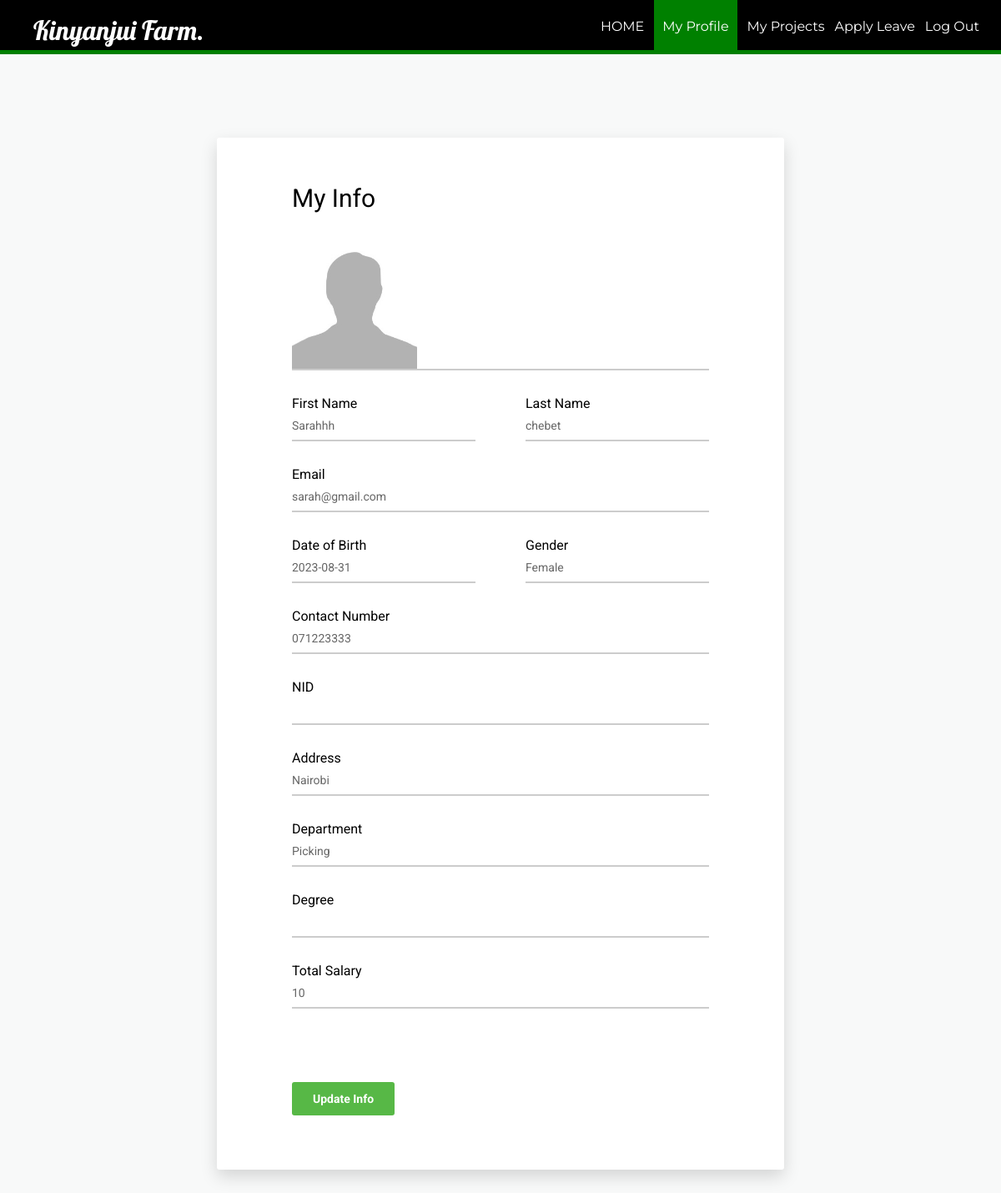
Screenshot of /myprofile.php?id=134 with the database file from the repository.
### tables this page shows
CREATE TABLE `employee` (
  `id` int(11) NOT NULL,
  `firstName` varchar(100) NOT NULL,
  `lastName` varchar(100) NOT NULL,
  `email` varchar(100) NOT NULL,
  `password` text NOT NULL,
  `birthday` date NOT NULL,
  `gender` varchar(10) NOT NULL,
  `contact` varchar(20) NOT NULL,
  `address` varchar(100) DEFAULT NULL,
  `dept` varchar(100) NOT NULL,
  `pic` text NOT NULL
);

CREATE TABLE `salary` (
  `id` int(11) NOT NULL,
  `base` int(11) NOT NULL,
  `bonus` int(11) DEFAULT NULL,
  `total` int(11) DEFAULT NULL
);

### myprofile.php (the view, shortened to what this page needs)
<?php
require_once ('process/dbh.php');
  $id = (isset($_GET['id']) ? $_GET['id'] : '');
  $sql = "SELECT * from `employee` WHERE id=$id";
  $sql2 = "SELECT total from `salary` WHERE id = $id";
  $result = mysqli_query($conn, $sql);
  $result2 = mysqli_query($conn , $sql2);
  $salary = mysqli_fetch_array($result2);
  $empS = ($salary['total']);
  if($result){
  while($res = mysqli_fetch_assoc($result)){
  $firstname = $res['firstName'];
  $lastname = $res['lastName'];
  $email = $res['email'];
  $contact = $res['contact'];
  $address = $res['address'];
  $gender = $res['gender'];
  $birthday = $res['birthday'];
  $nid = $res['nid'];
  $dept = $res['dept'];
  $degree = $res['degree'];
  $pic = $res['pic'];
}
}
?>
<html>
<head>
    <link href="vendor/mdi-font/css/material-design-iconic-font.min.css" rel="stylesheet" media="all">
    <link href="vendor/font-awesome-4.7/css/font-awesome.min.css" rel="stylesheet" media="all">
    <link href="vendor/select2/select2.min.css" rel="stylesheet" media="all">
    <link href="vendor/datepicker/daterangepicker.css" rel="stylesheet" media="all">
    <link href="css/main.css" rel="stylesheet" media="all">
</head>
<body>
  <header>
    <nav>
      <h1>Kinyanjui Farm.</h1>
      <ul id="navli">
        <li><a class="homeblack" href="eloginwel.php?id=<?php echo $id?>"">HOME</a></li>
        <li><a class="homered" href="myprofile.php?id=<?php echo $id?>"">My Profile</a></li>
        <li><a class="homeblack" href="empproject.php?id=<?php echo $id?>"">My Projects</a></li>
        <li><a class="homeblack" href="applyleave.php?id=<?php echo $id?>"">Apply Leave</a></li>
        <li><a class="homeblack" href="elogin.html">Log Out</a></li>
      </ul>
    </nav>
  </header>
  <div class="divider"></div>
  <div class="page-wrapper bg-blue p-t-100 p-b-100 font-robo">
        <div class="wrapper wrapper--w680">
            <div class="card card-1">
                <div class="card-body">
                    <h2 class="title">My Info</h2>
                    <form method="POST" action="myprofileup.php?id=<?php echo $id?>" >
                        <div class="input-group">
                          <img src="process/<?php echo $pic;?>" height = 150px width = 150px>
                        </div>
                        <div class="row row-space">
                            <div class="col-2">
                                <div class="input-group">
                                  <p>First Name</p>
                                     <input class="input--style-1" type="text" name="firstName" value="<?php echo $firstname;?>" readonly >
                                </div>
                            </div>
                            <div class="col-2">
                                <div class="input-group">
                                  <p>Last Name</p>
                                    <input class="input--style-1" type="text" name="lastName" value="<?php echo $lastname;?>" readonly>
                                </div>
                            </div>
                        </div>
                        <div class="input-group">
                          <p>Email</p>
                            <input class="input--style-1" type="email"  name="email" value="<?php echo $email;?>" readonly>
                        </div>
                        <div class="row row-space">
                            <div class="col-2">
                                <div class="input-group">
                                  <p>Date of Birth</p>
                                    <input class="input--style-1" type="text" name="birthday" value="<?php echo $birthday;?>" readonly>
                                </div>
                            </div>
                            <div class="col-2">
                                <div class="input-group">
                                  <p>Gender</p>
                                  <input class="input--style-1" type="text" name="gender" value="<?php echo $gender;?>" readonly>
                                </div>
                            </div>
                        </div>
                        <div class="input-group">
                          <p>Contact Number</p>
                            <input class="input--style-1" type="number" name="contact" value="<?php echo $contact;?>" readonly>
                        </div>
                        <div class="input-group">
                          <p>NID</p>
                            <input class="input--style-1" type="number" name="nid" value="<?php echo $nid;?>" readonly>
                        </div>
                         <div class="input-group">
                          <p>Address</p>
                            <input class="input--style-1" type="text"  name="address" value="<?php echo $address;?>" readonly>
                        </div>
                        <div class="input-group">
                          <p>Department</p>
                            <input class="input--style-1" type="text" name="dept" value="<?php echo $dept;?>" readonly>
                        </div>
                        <div class="input-group">
                          <p>Degree</p>
                            <input class="input--style-1" type="text" name="degree" value="<?php echo $degree;?>" readonly>
                        </div>
                        <div class="input-group">
                          <p>Total Salary</p>
                            <input class="input--style-1" type="text" name="degree" value="<?php echo $empS;?>" readonly>
                        </div>
                        <input type="hidden" name="id" id="textField" value="<?php echo $id;?>" required="required"><br><br>
                        <div class="p-t-20">
                            <button class="btn btn--radius btn--green"  name="send" >Update Info</button>
                        </div>
                    </form>
                </div>
            </div>
        </div>
    </div>
</body>
</html>

### css/main.css (style rules this page uses)
body { margin: 0px; }
header { background: black; color: white; padding: 16px 20px 6px 40px; height: 60px; }
header h1 { display: inline; font-family: "Lobster", cursive; font-weight: 400; font-size: 32px; float: left; margin-top: 0px; margin-right: 10px; }
nav ul { display: inline; padding: 6px; float: right; }
nav ul li { display: inline-block; list-style-type: none; color: white; float: left; margin-left: 12px; }
nav ul li a { color: white; text-decoration: none; }
#navli { font-family: "Montserrat", sans-serif; }
.homered { background-color: green; padding: 30px 10px 22px 10px; }
.divider { background-color: green; height: 5px; }
.font-robo { font-family: "Roboto", "Arial", "Helvetica Neue", sans-serif; }
.row { display: -webkit-box; display: -webkit-flex; display: -moz-box; display: -ms-flexbox; display: flex; -webkit-flex-wrap: wrap; -ms-flex-wrap: wrap; flex-wrap: wrap; }
.row-space { -webkit-box-pack: justify; -webkit-justify-content: space-between; -moz-box-pack: justify; -ms-flex-pack: justify; justify-content: space-between; }
.col-2 { width: -webkit-calc((100% - 60px) / 2); width: -moz-calc((100% - 60px) / 2); width: calc((100% - 60px) / 2); }
html { -webkit-box-sizing: border-box; -moz-box-sizing: border-box; box-sizing: border-box; }
* { padding: 0; margin: 0; }
*, *:before, *:after { -webkit-box-sizing: inherit; -moz-box-sizing: inherit; box-sizing: inherit; }
h2, h3, h4, h5, h6, blockquote, p, pre, dl, dd, ol, ul, figure, hr, fieldset, legend { margin: 0; padding: 0; }
button { outline: none; background: none; border: none; }
.page-wrapper { min-height: 100vh; }
h1, h2, h3, h4, h5, h6 { font-weight: 400; }
h1 { font-size: 36px; }
h2 { font-size: 30px; }
.bg-blue { background: #f8f9f9; }
.p-t-100 { padding-top: 100px; }
.p-t-20 { padding-top: 20px; }
.p-b-100 { padding-bottom: 100px; }
.wrapper { margin: 0 auto; }
.wrapper--w680 { max-width: 680px; }
.btn { line-height: 40px; display: inline-block; padding: 0 25px; cursor: pointer; font-family: "Roboto", "Arial", "Helvetica Neue", sans-serif; color: #fff; -webkit-transition: all 0.4s ease; -o-transition: all 0.4s ease; -moz-transition: all 0.4s ease; transition: all 0.4s ease; font-size: 14px; font-weight: 700; }
.btn--radius { -webkit-border-radius: 3px; -moz-border-radius: 3px; border-radius: 3px; }
.btn--green { background: #57b846; }
input { outline: none; margin: 0; border: none; -webkit-box-shadow: none; -moz-box-shadow: none; box-shadow: none; width: 100%; font-size: 14px; font-family: inherit; }
.input-group { position: relative; margin-bottom: 30px; border-bottom: 2px solid #ccc; }
.input--style-1 { padding: 9px 0; color: #666; }
.title { margin-bottom: 37px; }
.card { overflow: hidden; -webkit-border-radius: 3px; -moz-border-radius: 3px; border-radius: 3px; background: #fff; }
.card-1 { -webkit-box-shadow: 0px 8px 20px 0px rgba(0, 0, 0, 0.15); -moz-box-shadow: 0px 8px 20px 0px rgba(0, 0, 0, 0.15); box-shadow: 0px 8px 20px 0px rgba(0, 0, 0, 0.15); }
.card-1 .card-body { padding: 0 90px; padding-top: 55px; padding-bottom: 65px; }

### rows the page displays
employee: pic (picture), firstName "Sarahhh", lastName "chebet", email "sarah@gmail.com", birthday "2023-08-31", gender "Female", contact "071223333", address "Nairobi", dept "Picking"
salary: degree "10"
